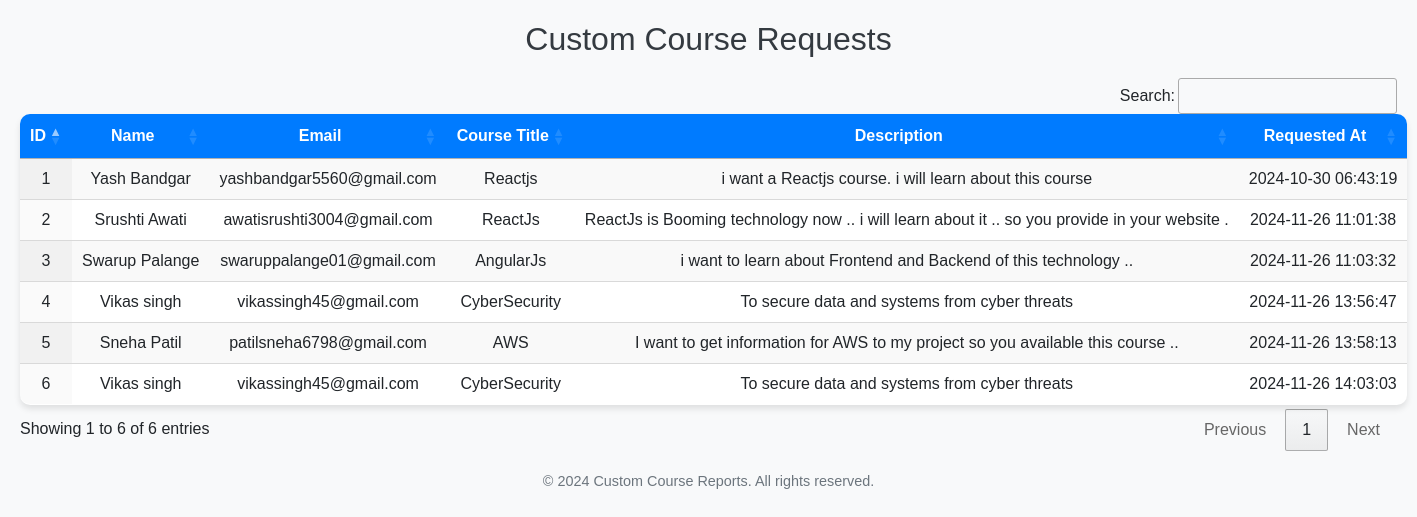
The page /custom_courses_report.php on the database its author committed.
### tables this page shows
CREATE TABLE `custom_courses` (
  `id` int(11) NOT NULL,
  `username` varchar(100) NOT NULL,
  `email` varchar(100) NOT NULL,
  `desired_course` varchar(255) NOT NULL,
  `description` text DEFAULT NULL,
  `created_at` timestamp NOT NULL DEFAULT current_timestamp()
);

### custom_courses_report.php (the view, shortened to what this page needs)
<?php
$conn = new mysqli('localhost', 'root', '', 'user_system', 5306);
$result = $conn->query("SELECT id, username, email, desired_course, description, created_at FROM custom_courses");
?>
<!DOCTYPE html>
<html lang="en">
<head>
    <link rel="stylesheet" href="https://cdn.jsdelivr.net/npm/bootstrap@5.3.0-alpha1/dist/css/bootstrap.min.css">
    <link rel="stylesheet" href="https://cdn.datatables.net/1.13.1/css/jquery.dataTables.min.css">
    <link rel="stylesheet" href="https://cdn.datatables.net/buttons/2.3.2/css/buttons.dataTables.min.css">
</head>
<body>
<h2>Custom Course Requests</h2>
<table id="custom_courses_table" class="display nowrap" style="width:100%">
    <thead>
        <tr>
            <th>ID</th>
            <th>Name</th>
            <th>Email</th>
            <th>Course Title</th>
            <th>Description</th>
            <th>Requested At</th>
        </tr>
    </thead>
    <tbody>
        <?php while ($row = $result->fetch_assoc()): ?>
            <tr>
                <td><?php echo $row['id']; ?></td>
                <td><?php echo htmlspecialchars($row['username']); ?></td>
                <td><?php echo htmlspecialchars($row['email']); ?></td>
                <td><?php echo htmlspecialchars($row['desired_course']); ?></td>
                <td><?php echo htmlspecialchars($row['description']); ?></td>
                <td><?php echo $row['created_at']; ?></td>
            </tr>
        <?php endwhile; ?>
    </tbody>
</table>
<footer>
    © 2024 Custom Course Reports. All rights reserved.
</footer>
</body>
</html>

### custom_courses_report.php (style rules this page uses)
body { font-family: 'Arial', sans-serif; background-color: #f8f9fa; padding: 20px; }
h2 { text-align: center; color: #343a40; margin-bottom: 20px; font-size: 2rem; }
table.dataTable { border-collapse: collapse; border-radius: 10px; overflow: hidden; background-color: white; margin: 0 auto; box-shadow: 0px 4px 6px rgba(0, 0, 0, 0.1); }
table.dataTable thead { background-color: #007bff; color: white; }
table.dataTable thead th { font-weight: bold; text-align: center; }
table.dataTable tbody tr { transition: background-color 0.3s; }
table.dataTable tbody td { text-align: center; vertical-align: middle; }
footer { margin-top: 20px; text-align: center; font-size: 0.9rem; color: #6c757d; }

### rows shown on the page
custom_courses: id "1", username "Yash Bandgar", email "yashbandgar5560@gmail.com", desired_course "Reactjs", description "i want a Reactjs course. i will learn about this course", created_at "2024-10-30 06:43:19"
custom_courses: id "2", username "Srushti Awati", email "awatisrushti3004@gmail.com", desired_course "ReactJs", description "ReactJs is Booming technology now .. i will learn about it .. so you provide in your website .", created_at "2024-11-26 11:01:38"
custom_courses: id "3", username "Swarup Palange", email "swaruppalange01@gmail.com", desired_course "AngularJs", description "i want to learn about Frontend and Backend of this technology ..", created_at "2024-11-26 11:03:32"
custom_courses: id "4", username "Vikas singh", email "vikassingh45@gmail.com", desired_course "CyberSecurity", description "To secure data and systems from cyber threats", created_at "2024-11-26 13:56:47"
custom_courses: id "5", username "Sneha Patil", email "patilsneha6798@gmail.com", desired_course "AWS", description "I want to get information for AWS to my project so you available this course ..", created_at "2024-11-26 13:58:13"
custom_courses: id "6", username "Vikas singh", email "vikassingh45@gmail.com", desired_course "CyberSecurity", description "To secure data and systems from cyber threats", created_at "2024-11-26 14:03:03"
